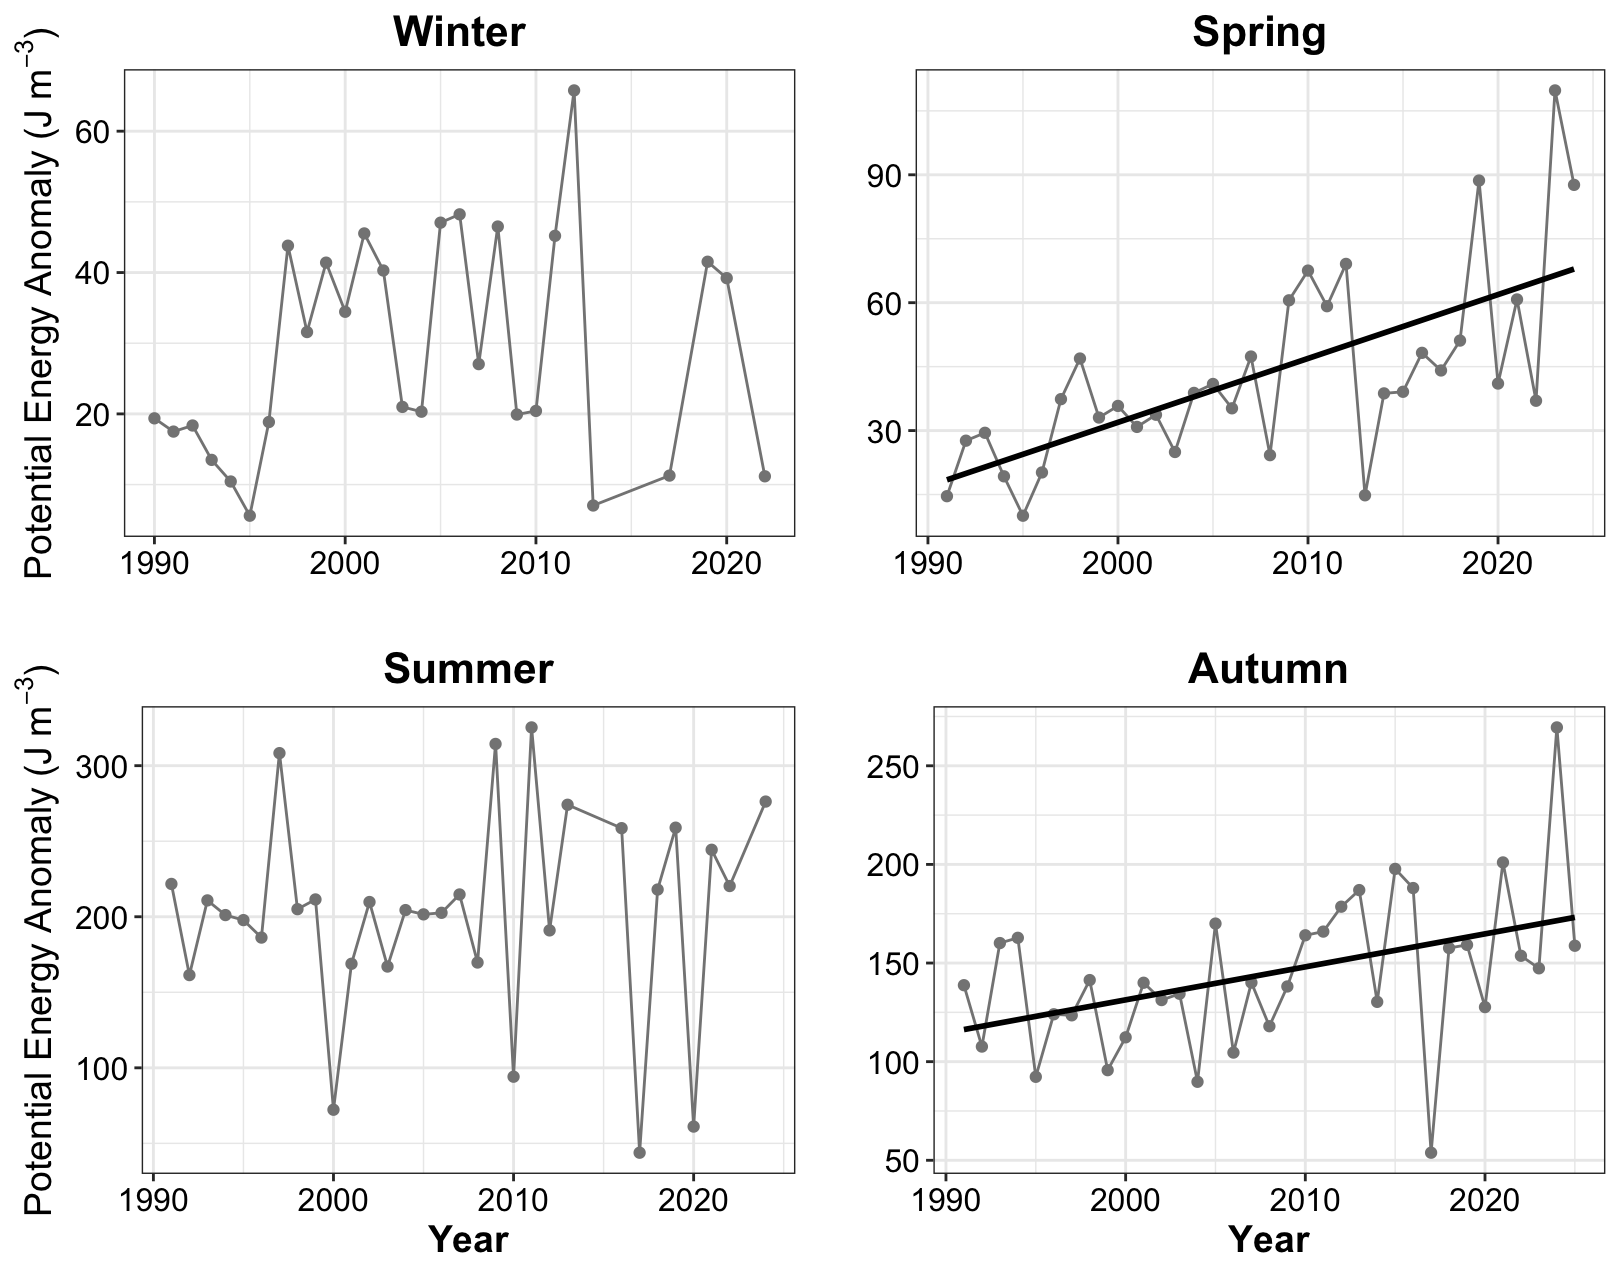

Recreate this plot in R.
## Figures for Stratification Seasonally

## **Laura Gruenburg, lagruenburg@gmail.com**

#   **LAST UPDATED: November 5, 2024**

# Import libraries
setwd("~/Desktop/NYB_Indicators_Calculations/")
source("Deriv.R")
library(mgcv)
library(ggplot2)
#library(mgcViz)


#######Load the datasets
setwd("~/Desktop/NYB_Indicators_Calculations/Final_Timeseries_Figures/Timeseries_Files_2025")
strat<-read.csv("STratification_2025.csv", header = TRUE)

winter = strat[strat$Season == 'Winter',]
spring = strat[strat$Season == 'Spring',]
summer = strat[strat$Season == 'Summer',]
fall = strat[strat$Season == 'Autumn',]

# WINTER

#decided to just look at winter 1990-present due ti very spotty ctd coverage before

winter = winter[winter$season_year >= 1990, ]

# Setting up Quintiles for short term above below average
qwinter = quantile(winter$pea, probs = c(.30,.70)) #In discussion with the DEC on 5/24/2024
# we chose to go with low = <30th percentile, avg = beween 30th and 70th and high above 70th.

# find the last 5 years mean
mn_winter5 = mean(winter$pea[winter$season_year >= 2013])
# what quintile the data is in
mn_winter5 >qwinter

# Creat a GAM - adjust k and remember to check model
mod_w<- gam(pea ~ s(season_year, k=5), data = winter)
summary(mod_w) #check out model
gam.check(mod_w)

pdata_w <- with(winter, data.frame(season_year = season_year))
p2_mod_w <- predict(mod_w, newdata = pdata_w,  type = "terms", se.fit = TRUE)
intercept_w = 29.01174 # look at p2_mod and extract the intercept
pdata_w <- transform(pdata_w, p2_mod_w = p2_mod_w$fit[,1], se2_w = p2_mod_w$se.fit[,1])

#  Now that we have the model prediction, the next step is to calculate the first derivative
#  Then determine which increases and decreases are significant
Term = "season_year"
mod_w.d <- Deriv(mod_w, n=28) # n is the number of years
mod_w.dci <- confint(mod_w.d, term = Term)
mod_w.dsig <- signifD(pdata_w$p2_mod_w, d = mod_w.d[[Term]]$deriv,
                      +                    mod_w.dci[[Term]]$upper, mod_w.dci[[Term]]$lower)

# Take a quick look to make sure it appears ok before final plotting
plot(pea ~ season_year, data = winter)
lines(pea ~ season_year, data = winter)
lines(p2_mod_w+intercept_w ~ season_year, data = pdata_w, type = "n")
lines(p2_mod_w+intercept_w ~ season_year, data = pdata_w)
lines(unlist(mod_w.dsig$incr)+intercept_w ~ season_year, data = pdata_w, col = "blue", lwd = 3)
lines(unlist(mod_w.dsig$decr)+intercept_w ~ season_year, data = pdata_w, col = "red", lwd = 3)

linearMod_w<- lm(pea ~ season_year, data=winter)
summary(linearMod_w) # See if the linear trend is significant

wint_plot <- ggplot() + 
  geom_line(data = winter, aes(x = season_year, y = pea), color = 'grey52') +
  geom_point(data = winter, aes(x = season_year, y = pea), color = 'grey52') + 
  #geom_point(data = winter[42,], aes(x= season_year, y = pea), shape = 17, size =3) +
  #geom_smooth(data = winter, aes(x = season_year, y = pea), method = lm, se = FALSE, color = 'black') + 
  #geom_line(data=pdata_w, aes(x = season_year, y = p2_mod_w+intercept_w), se = FALSE, color = 'black', linetype = 'twodash', size = 1) + 
  #geom_line(data = pdata_w, aes(y = unlist(mod_w.dsig$incr)+intercept_w, x = season_year), color = "blue", size = 1) + 
  #geom_line(data = pdata_w, aes(y = unlist(mod_w.dsig$decr)+intercept_w, x = season_year), color = 'red', size = 1) + 
  theme_bw() +
  labs (y = bquote("Potential Energy Anomaly (J"~m^-3*")"), x =' ',title = 'Winter') + 
  theme(plot.title=element_text(size = 16,face = 'bold',hjust = 0.5), axis.title=element_text(size = 14, face = 'bold'), axis.text= element_text(color = 'black', size = 12))

# SPRING

#decided to just look at winter 1990-present due ti very spotty ctd coverage before

spring = spring[spring$season_year >= 1990, ]

qspring = quantile(spring$pea, probs = c(.30,.70))

# find the last 5 years mean
mn_spring5 = mean(spring$pea[spring$season_year >= 2020])
# what quintile the data is in
mn_spring5 >qspring

#the last spring peaue is not averaging all the spring months so it looks anomalously low
#spring = spring[spring$X<77,]
# Creat a GAM - adjust k and remember to check model
mod_sp<- gam(pea ~ s(season_year, k=5), data = spring)
summary(mod_sp) #check out model
gam.check(mod_sp)

pdata_sp <- with(spring, data.frame(season_year = season_year))
p2_mod_sp <- predict(mod_sp, newdata = pdata_sp,  type = "terms", se.fit = TRUE)
intercept_sp = 43.17085  # look at p2_mod and extract the intercept
pdata_sp <- transform(pdata_sp, p2_mod_sp = p2_mod_sp$fit[,1], se2_sp = p2_mod_sp$se.fit[,1])

#  Now that we have the model prediction, the next step is to calculate the first derivative
#  Then determine which increases and decreases are significant
Term = "season_year"
mod_sp.d <- Deriv(mod_sp, n=34) # n is the number of years
mod_sp.dci <- confint(mod_sp.d, term = Term)
mod_sp.dsig <- signifD(pdata_sp$p2_mod_sp, d = mod_sp.d[[Term]]$deriv,
                       +                    mod_sp.dci[[Term]]$upper, mod_sp.dci[[Term]]$lower)

# Take a quick look to make sure it appears ok before final plotting
plot(pea ~ season_year, data = spring)
lines(pea ~ season_year, data = spring)
lines(p2_mod_sp+intercept_sp ~ season_year, data = pdata_sp, type = "n")
lines(p2_mod_sp+intercept_sp ~ season_year, data = pdata_sp)
lines(unlist(mod_sp.dsig$incr)+intercept_sp ~ season_year, data = pdata_sp, col = "blue", lwd = 3)
lines(unlist(mod_sp.dsig$decr)+intercept_sp ~ season_year, data = pdata_sp, col = "red", lwd = 3)

linearMod_sp<- lm(pea ~ season_year, data=spring)
summary(linearMod_sp)

spr_plot <- ggplot() + 
  geom_line(data = spring, aes(x = season_year, y = pea), color = 'grey52') +
  geom_point(data = spring, aes(x = season_year, y = pea), color = 'grey52') + 
  #geom_point(data = spring[42,], aes(x= season_year, y = pea), shape = 17, size =3) +
  geom_smooth(data = spring, aes(x = season_year, y = pea), method = lm, se = FALSE, color = 'black') + 
  #geom_line(data=pdata_sp, aes(x = season_year, y = p2_mod_sp+intercept_sp), se = FALSE, color = 'black', linetype = 'twodash', size = 1) + 
  #geom_line(data = pdata_sp, aes(y = unlist(mod_sp.dsig$incr)+intercept_sp, x = season_year), color = "blue", size = 1) + 
  #geom_line(data = pdata_sp, aes(y = unlist(mod_sp.dsig$decr)+intercept_sp, x = season_year), color = 'red', size = 1) + 
  theme_bw() +
  labs (y = bquote(" "), x = ' ', title = 'Spring') + 
  theme(plot.title=element_text(size = 16,face = 'bold',hjust = 0.5), axis.title=element_text(size = 14, face = 'bold'), axis.text= element_text(color = 'black', size = 12))

# SUMMER

summer = summer[summer$season_year >= 1990, ]

qsummer = quantile(summer$pea, probs = c(.30,.70))

# find the last 5 years mean
mn_summer5 = mean(summer$pea[summer$season_year >= 2019])
# what quintile the data is in
mn_summer5 >qsummer

# Creat a GAM - adjust k and remember to check model
mod_su<- gam(pea ~ s(season_year, k=5), data = summer)
summary(mod_su) #check out model
gam.check(mod_su)

pdata_su <- with(summer, data.frame(season_year = season_year))
p2_mod_su <- predict(mod_su, newdata = pdata_su,  type = "terms", se.fit = TRUE)
intercept_su = 203.0735  # look at p2_mod and extract the intercept
pdata_su <- transform(pdata_su, p2_mod_su = p2_mod_su$fit[,1], se2_su = p2_mod_su$se.fit[,1])

#  Now that we have the model prediction, the next step is to calculate the first derivative
#  Then determine which increases and decreases are significant
Term = "season_year"
mod_su.d <- Deriv(mod_su, n=31) # n is the number of years
mod_su.dci <- confint(mod_su.d, term = Term)
mod_su.dsig <- signifD(pdata_su$p2_mod_su, d = mod_su.d[[Term]]$deriv,
                       +                    mod_su.dci[[Term]]$upper, mod_su.dci[[Term]]$lower)

# Take a quick look to make sure it appears ok before final plotting
plot(pea ~ season_year, data = summer)
lines(pea ~ season_year, data = summer)
lines(p2_mod_su+intercept_su ~ season_year, data = pdata_su, type = "n")
lines(p2_mod_su+intercept_su ~ season_year, data = pdata_su)
lines(unlist(mod_su.dsig$incr)+intercept_su ~ season_year, data = pdata_su, col = "blue", lwd = 3)
lines(unlist(mod_su.dsig$decr)+intercept_su ~ season_year, data = pdata_su, col = "red", lwd = 3)

linearMod_su<- lm(pea ~ season_year, data=summer)
summary(linearMod_su)

sum_plot <- ggplot() + 
  geom_line(data = summer, aes(x = season_year, y = pea), color = 'grey52') +
  geom_point(data = summer, aes(x = season_year, y = pea), color = 'grey52') + 
  #geom_point(data = summer[42,], aes(x= season_year, y = pea), shape = 17, size =3) +
  #geom_smooth(data = summer, aes(x = season_year, y = pea), method = lm, se = FALSE, color = 'black') + 
  #geom_line(data=pdata_su, aes(x = season_year, y = p2_mod_su+intercept_su), se = FALSE, color = 'black', linetype = 'twodash', size = 1) + 
  #geom_line(data = pdata_su, aes(y = unlist(mod_su.dsig$incr)+intercept_su, x = season_year), color = "blue", size = 1) + 
  #geom_line(data = pdata_su, aes(y = unlist(mod_su.dsig$decr)+intercept_su, x = season_year), color = 'red', size = 1) + 
  theme_bw() +
  labs (y = bquote("Potential Energy Anomaly (J"~m^-3*")"), x = 'Year', title = 'Summer') + 
  theme(plot.title=element_text(size = 16,face = 'bold',hjust = 0.5), axis.title=element_text(size = 14, face = 'bold'), axis.text= element_text(color = 'black', size = 12))

# FALL

fall = fall[fall$season_year >= 1990, ]

qfall = quantile(fall$pea, probs = c(.30,.70))

# find the last 5 years mean
mn_fall5 = mean(fall$pea[fall$season_year >= 2021])
# what quintile the data is in
mn_fall5 >qfall

# Creat a GAM - adjust k and remember to check model
#fall = fall[fall$season_year < 2023, ]
#fall 2023 is incomplete, we only have data through early Nov.  Fall 2023 will be included next year
mod_fa<- gam(pea ~ s(season_year, k=5), data = fall)
summary(mod_fa) #check out model
gam.check(mod_fa)

pdata_fa <- with(fall, data.frame(season_year = season_year))
p2_mod_fa <- predict(mod_fa, newdata = pdata_fa,  type = "terms", se.fit = TRUE)
intercept_fa = 144.7133 # look at p2_mod and extract the intercept
pdata_fa <- transform(pdata_fa, p2_mod_fa = p2_mod_fa$fit[,1], se2_fa = p2_mod_fa$se.fit[,1])

#  Now that we have the model prediction, the next step is to calculate the first derivative
#  Then determine which increases and decreases are significant
Term = "season_year"
mod_fa.d <- Deriv(mod_fa, n=35) # n is the number of years
mod_fa.dci <- confint(mod_fa.d, term = Term)
mod_fa.dsig <- signifD(pdata_fa$p2_mod_fa, d = mod_fa.d[[Term]]$deriv,
                       +                    mod_fa.dci[[Term]]$upper, mod_fa.dci[[Term]]$lower)

# Take a quick look to make sure it appears ok before final plotting
plot(pea ~ season_year, data = fall)
lines(pea ~ season_year, data = fall)
lines(p2_mod_fa+intercept_fa ~ season_year, data = pdata_fa, type = "n")
lines(p2_mod_fa+intercept_fa ~ season_year, data = pdata_fa)
lines(unlist(mod_fa.dsig$incr)+intercept_fa ~ season_year, data = pdata_fa, col = "blue", lwd = 3)
lines(unlist(mod_fa.dsig$decr)+intercept_fa ~ season_year, data = pdata_fa, col = "red", lwd = 3)

linearMod_fa<- lm(pea ~ season_year, data=fall)
summary(linearMod_fa)

fall_plot <- ggplot() + 
  geom_line(data = fall, aes(x = season_year, y = pea), color = 'grey52') +
  geom_point(data = fall, aes(x = season_year, y = pea), color = 'grey52') + 
  #geom_point(data = fall[41,], aes(x= season_year, y = pea), shape = 17, size =3) +
  geom_smooth(data = fall, aes(x = season_year, y = pea), method = lm, se = FALSE, color = 'black') + 
  #geom_line(data = pdata_fa, aes(x = season_year, y = p2_mod_fa+intercept_fa), se = FALSE, color = 'black', linetype = 'twodash', size = 1) + 
  #geom_line(data = pdata_fa, aes(y = unlist(mod_fa.dsig$incr)+intercept_fa, x = season_year), color = "blue", size = 1) + 
  #geom_line(data = pdata_fa, aes(y = unlist(mod_fa.dsig$decr)+intercept_fa, x = season_year), color = 'red', size = 1) + 
  theme_bw() +
  labs (y = bquote(" "), x = 'Year', title = 'Autumn') + 
  theme(plot.title=element_text(size = 16,face = 'bold',hjust = 0.5), axis.title=element_text(size = 14, face = 'bold'), axis.text= element_text(color = 'black', size = 12))

# Now plot all 4 together
library(ggpubr)

ggarrange(wint_plot,spr_plot,sum_plot,fall_plot,nrow=2,ncol=2)
